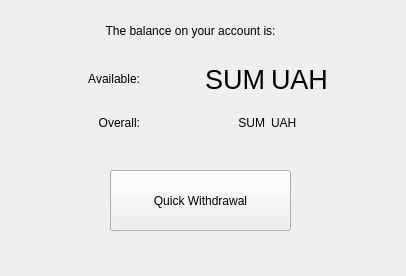
<?xml version="1.0" encoding="UTF-8"?>
<ui version="4.0">
 <class>BalanceWidget</class>
 <widget class="QWidget" name="BalanceWidget">
  <property name="geometry">
   <rect>
    <x>0</x>
    <y>0</y>
    <width>406</width>
    <height>276</height>
   </rect>
  </property>
  <property name="windowTitle">
   <string>Form</string>
  </property>
  <widget class="QLabel" name="balanceMessage">
   <property name="geometry">
    <rect>
     <x>60</x>
     <y>10</y>
     <width>261</width>
     <height>41</height>
    </rect>
   </property>
   <property name="text">
    <string>The balance on your account is:</string>
   </property>
   <property name="alignment">
    <set>Qt::AlignCenter</set>
   </property>
  </widget>
  <widget class="QPushButton" name="quickWithdrawalButton">
   <property name="geometry">
    <rect>
     <x>110</x>
     <y>170</y>
     <width>181</width>
     <height>61</height>
    </rect>
   </property>
   <property name="text">
    <string>Quick Withdrawal</string>
   </property>
  </widget>
  <widget class="QWidget" name="gridLayoutWidget">
   <property name="geometry">
    <rect>
     <x>20</x>
     <y>60</y>
     <width>371</width>
     <height>81</height>
    </rect>
   </property>
   <layout class="QGridLayout" name="gridLayout_2">
    <item row="0" column="2">
     <widget class="QLabel" name="currencyLabel">
      <property name="styleSheet">
       <string notr="true">#currencyLabel { font-size: 20pt; }</string>
      </property>
      <property name="text">
       <string>UAH</string>
      </property>
     </widget>
    </item>
    <item row="1" column="0">
     <widget class="QLabel" name="label_2">
      <property name="text">
       <string>Overall:</string>
      </property>
      <property name="alignment">
       <set>Qt::AlignRight|Qt::AlignTrailing|Qt::AlignVCenter</set>
      </property>
     </widget>
    </item>
    <item row="0" column="0">
     <widget class="QLabel" name="label">
      <property name="text">
       <string>Available:</string>
      </property>
      <property name="alignment">
       <set>Qt::AlignRight|Qt::AlignTrailing|Qt::AlignVCenter</set>
      </property>
     </widget>
    </item>
    <item row="1" column="1">
     <widget class="QLabel" name="overallLabel">
      <property name="styleSheet">
       <string notr="true">#sumOnBalanceLabel { font-size: 20pt; }</string>
      </property>
      <property name="text">
       <string>SUM</string>
      </property>
      <property name="alignment">
       <set>Qt::AlignRight|Qt::AlignTrailing|Qt::AlignVCenter</set>
      </property>
     </widget>
    </item>
    <item row="0" column="1">
     <widget class="QLabel" name="availableLabel">
      <property name="styleSheet">
       <string notr="true">#availableLabel { font-size: 20pt; }</string>
      </property>
      <property name="text">
       <string>SUM</string>
      </property>
      <property name="alignment">
       <set>Qt::AlignRight|Qt::AlignTrailing|Qt::AlignVCenter</set>
      </property>
     </widget>
    </item>
    <item row="1" column="2">
     <widget class="QLabel" name="currencyLabel2">
      <property name="styleSheet">
       <string notr="true">#sumOnBalanceLabel { font-size: 20pt; }</string>
      </property>
      <property name="text">
       <string>UAH</string>
      </property>
      <property name="alignment">
       <set>Qt::AlignLeading|Qt::AlignLeft|Qt::AlignVCenter</set>
      </property>
     </widget>
    </item>
   </layout>
  </widget>
 </widget>
 <resources/>
 <connections/>
</ui>
